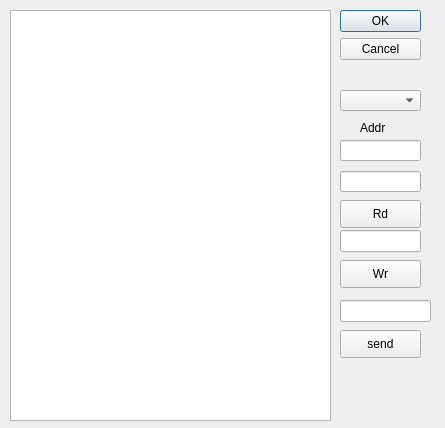
<?xml version="1.0" encoding="UTF-8"?>
<ui version="4.0">
 <class>Dial_debug</class>
 <widget class="QDialog" name="Dial_debug">
  <property name="geometry">
   <rect>
    <x>0</x>
    <y>0</y>
    <width>445</width>
    <height>428</height>
   </rect>
  </property>
  <property name="font">
   <font>
    <pointsize>9</pointsize>
   </font>
  </property>
  <property name="windowTitle">
   <string>Dial_debug</string>
  </property>
  <widget class="QDialogButtonBox" name="buttonBox">
   <property name="geometry">
    <rect>
     <x>340</x>
     <y>10</y>
     <width>81</width>
     <height>61</height>
    </rect>
   </property>
   <property name="orientation">
    <enum>Qt::Vertical</enum>
   </property>
   <property name="standardButtons">
    <set>QDialogButtonBox::Cancel|QDialogButtonBox::Ok</set>
   </property>
  </widget>
  <widget class="QLineEdit" name="lineEdit_addr">
   <property name="geometry">
    <rect>
     <x>340</x>
     <y>140</y>
     <width>81</width>
     <height>21</height>
    </rect>
   </property>
   <property name="font">
    <font>
     <pointsize>10</pointsize>
    </font>
   </property>
  </widget>
  <widget class="QLabel" name="label">
   <property name="geometry">
    <rect>
     <x>360</x>
     <y>120</y>
     <width>41</width>
     <height>16</height>
    </rect>
   </property>
   <property name="text">
    <string>Addr</string>
   </property>
  </widget>
  <widget class="QLineEdit" name="lineEdit_wr_dat">
   <property name="geometry">
    <rect>
     <x>340</x>
     <y>230</y>
     <width>81</width>
     <height>22</height>
    </rect>
   </property>
  </widget>
  <widget class="QPushButton" name="pushButt_wr">
   <property name="geometry">
    <rect>
     <x>340</x>
     <y>260</y>
     <width>81</width>
     <height>28</height>
    </rect>
   </property>
   <property name="text">
    <string>Wr</string>
   </property>
  </widget>
  <widget class="QPushButton" name="pushButton">
   <property name="geometry">
    <rect>
     <x>340</x>
     <y>200</y>
     <width>81</width>
     <height>28</height>
    </rect>
   </property>
   <property name="text">
    <string>Rd</string>
   </property>
  </widget>
  <widget class="QLineEdit" name="lineEdit_count">
   <property name="geometry">
    <rect>
     <x>340</x>
     <y>171</y>
     <width>81</width>
     <height>21</height>
    </rect>
   </property>
  </widget>
  <widget class="QTextEdit" name="textEdit_rd_dat">
   <property name="geometry">
    <rect>
     <x>10</x>
     <y>10</y>
     <width>321</width>
     <height>411</height>
    </rect>
   </property>
   <property name="font">
    <font>
     <pointsize>10</pointsize>
    </font>
   </property>
  </widget>
  <widget class="QComboBox" name="comboBox_rej">
   <property name="geometry">
    <rect>
     <x>340</x>
     <y>90</y>
     <width>81</width>
     <height>21</height>
    </rect>
   </property>
   <property name="font">
    <font>
     <pointsize>10</pointsize>
    </font>
   </property>
  </widget>
  <widget class="QPushButton" name="pushButt_send">
   <property name="geometry">
    <rect>
     <x>340</x>
     <y>330</y>
     <width>81</width>
     <height>28</height>
    </rect>
   </property>
   <property name="text">
    <string>send</string>
   </property>
  </widget>
  <widget class="QLineEdit" name="lineEdit_send">
   <property name="geometry">
    <rect>
     <x>340</x>
     <y>300</y>
     <width>91</width>
     <height>22</height>
    </rect>
   </property>
  </widget>
 </widget>
 <resources/>
 <connections>
  <connection>
   <sender>buttonBox</sender>
   <signal>accepted()</signal>
   <receiver>Dial_debug</receiver>
   <slot>accept()</slot>
   <hints>
    <hint type="sourcelabel">
     <x>340</x>
     <y>70</y>
    </hint>
    <hint type="destinationlabel">
     <x>157</x>
     <y>274</y>
    </hint>
   </hints>
  </connection>
  <connection>
   <sender>buttonBox</sender>
   <signal>rejected()</signal>
   <receiver>Dial_debug</receiver>
   <slot>reject()</slot>
   <hints>
    <hint type="sourcelabel">
     <x>366</x>
     <y>70</y>
    </hint>
    <hint type="destinationlabel">
     <x>286</x>
     <y>274</y>
    </hint>
   </hints>
  </connection>
  <connection>
   <sender>pushButton</sender>
   <signal>clicked()</signal>
   <receiver>Dial_debug</receiver>
   <slot>on_butt_rd()</slot>
   <hints>
    <hint type="sourcelabel">
     <x>410</x>
     <y>175</y>
    </hint>
    <hint type="destinationlabel">
     <x>421</x>
     <y>191</y>
    </hint>
   </hints>
  </connection>
  <connection>
   <sender>pushButt_wr</sender>
   <signal>clicked()</signal>
   <receiver>Dial_debug</receiver>
   <slot>on_butt_wr()</slot>
   <hints>
    <hint type="sourcelabel">
     <x>402</x>
     <y>233</y>
    </hint>
    <hint type="destinationlabel">
     <x>420</x>
     <y>258</y>
    </hint>
   </hints>
  </connection>
  <connection>
   <sender>pushButt_send</sender>
   <signal>clicked()</signal>
   <receiver>Dial_debug</receiver>
   <slot>on_butt_send()</slot>
   <hints>
    <hint type="sourcelabel">
     <x>384</x>
     <y>352</y>
    </hint>
    <hint type="destinationlabel">
     <x>384</x>
     <y>384</y>
    </hint>
   </hints>
  </connection>
 </connections>
 <slots>
  <slot>on_butt_rd()</slot>
  <slot>on_butt_wr()</slot>
  <slot>on_butt_send()</slot>
 </slots>
</ui>
